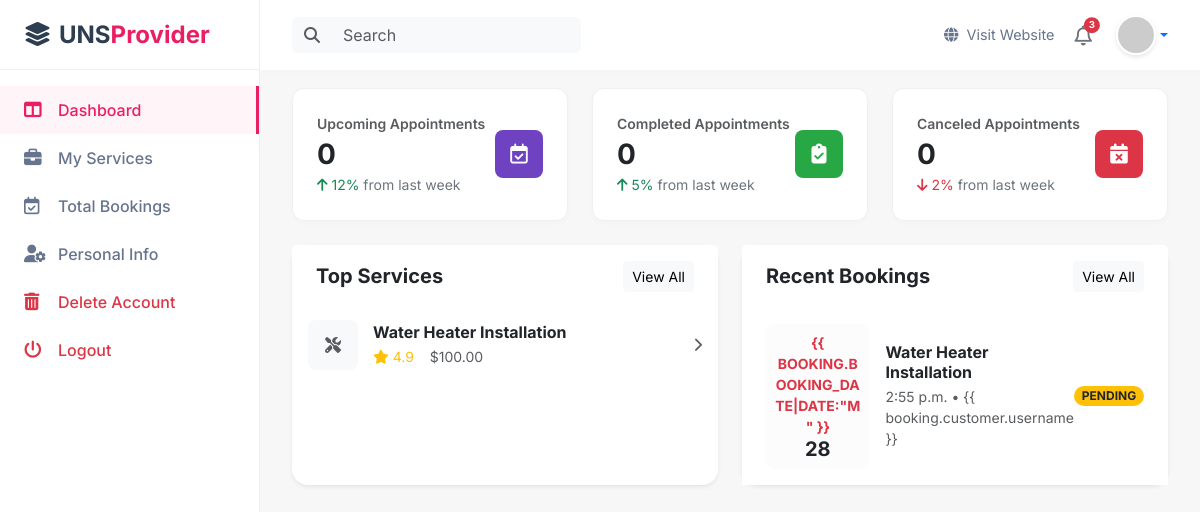
/dashboard/ (signed in), run on an earlier commit of the app's database.
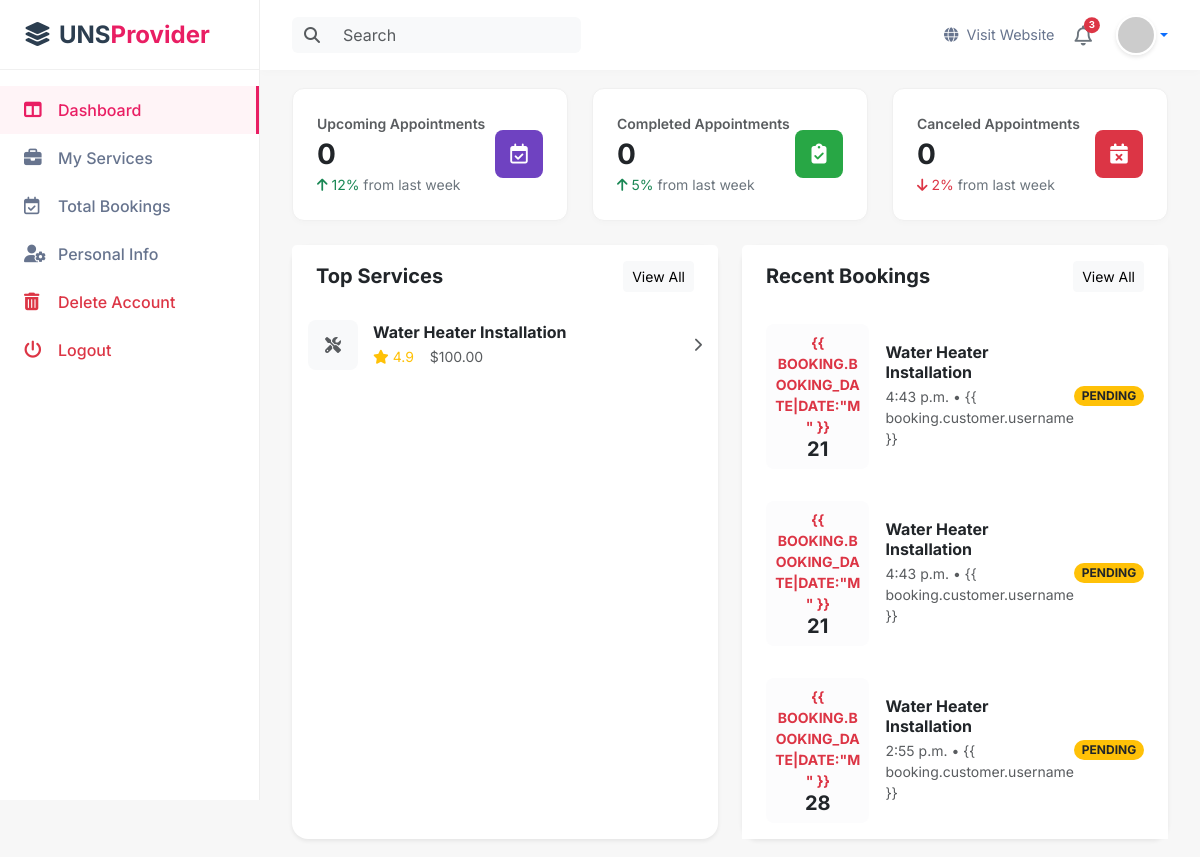
And on a later commit of the database.
### services/models.py (models this page shows, shortened)
class ProviderService(models.Model):
    provider = models.ForeignKey(ProviderProfile, on_delete=models.CASCADE, related_name="services")
    service = models.ForeignKey(Service, on_delete=models.CASCADE, related_name="provider_services")
    custom_price = models.DecimalField(max_digits=8, decimal_places=2)
    is_active = models.BooleanField(default=True)

class Service(models.Model):
    category = models.ForeignKey(ServiceType, on_delete=models.CASCADE, related_name="services")
    image = models.ImageField(upload_to="service_images/", null=True, blank=True)
    icon = models.ImageField(upload_to="service_icons/", null=True, blank=True)
    name = models.CharField(max_length=150)
    description = models.TextField()
    base_price = models.DecimalField(max_digits=8, decimal_places=2)
    estimated_duration_minutes = models.IntegerField()
    is_active = models.BooleanField(default=True)

### bookings/models.py (models this page shows, shortened)
class Booking(models.Model):
    STATUS_CHOICES = (
        ('PENDING', 'Pending'),
        ('ACCEPTED', 'Accepted'),
        ('REJECTED', 'Rejected'),
        ('COMPLETED', 'Completed'),
        ('CANCELLED', 'Cancelled'),
    )
    customer = models.ForeignKey(User, on_delete=models.CASCADE, related_name="customer_bookings")
    provider = models.ForeignKey(ProviderProfile, on_delete=models.CASCADE, related_name="provider_bookings")
    service = models.ForeignKey(Service, on_delete=models.CASCADE)
    city = models.CharField(max_length=100)
    service_address = models.TextField()
    booking_date = models.DateField()
    booking_time = models.TimeField()
    price = models.DecimalField(max_digits=8, decimal_places=2)
    status = models.CharField(max_length=20, choices=STATUS_CHOICES, default='PENDING')
    created_at = models.DateTimeField(auto_now_add=True)

### accounts/views.py (the view)
# urls.py: path('dashboard/', views.dashboard, name="dashboard"),
def dashboard(request):
    user = get_user_from_session(request)
    if not user:
        return redirect('login')
    context = {'user': user}
    if user.role == 'PROVIDER':
        try:
            profile = ProviderProfile.objects.get(user=user)
            context['profile'] = profile
            bookings = Booking.objects.filter(provider=profile)
            services = ProviderService.objects.filter(provider=profile)
            context['total_bookings'] = bookings.count()
            context['pending_bookings'] = bookings.filter(status='PENDING').count()
            context['accepted_bookings'] = bookings.filter(status='ACCEPTED').count()
            context['completed_bookings'] = bookings.filter(status='COMPLETED').count()
            context['cancelled_bookings'] = bookings.filter(status='CANCELLED').count()
            earnings = bookings.filter(status='COMPLETED').aggregate(Sum('price'))['price__sum'] or 0
            context['total_earnings'] = earnings
            context['recent_bookings'] = bookings.order_by('-created_at')[:5]
            context['provider_services'] = services[:5]
        except ProviderProfile.DoesNotExist:
            pass
    return render(request, 'accounts/dashboard.html', context)

### accounts/views.py (called while the page is built)
def get_user_from_session(request):
    user_id = request.session.get('user_id')
    if user_id:
        try:
            return User.objects.get(id=user_id)
        except User.DoesNotExist:
            return None
    return None

### accounts/templates/accounts/dashboard.html (shortened to what the changed rows need)
{% extends "accounts/provider_base.html" %}
{% load static %}
{% block content %}
<div class="row g-4">
    <div class="col-lg-6">
        <div class="card border-0 shadow-sm rounded-4 h-100">
            <div class="card-body p-0">
                {% if provider_services %}
                {% for service_obj in provider_services %}
                <div class="service-list-item">
                    {% if service_obj.service.image %}
                    <img src="{{ service_obj.service.image.url }}" class="service-img" alt="">
                    {% else %}
                    <div class="service-img bg-light d-flex align-items-center justify-content-center">
                        <i class="fa-solid fa-tools text-muted"></i>
                    </div>
                    {% endif %}
                    <div class="flex-grow-1">
                        <h6 class="mb-1 fw-bold">{{ service_obj.service.name }}</h6>
                        <div class="small text-muted">
                            <span class="text-warning me-1"><i class="fa-solid fa-star"></i> 4.9</span>
                            <span class="ms-2">${{ service_obj.custom_price }}</span>
                        </div>
                    </div>
                    <i class="fa-solid fa-chevron-right text-muted small"></i>
                </div>
                {% endfor %}
                {% else %}
                <div class="p-4 text-center text-muted">
                    No services found. <a href="#">Add Services</a>
                </div>
                {% endif %}
            </div>
        </div>
    </div>
    <div class="col-lg-6">
        <div class="card border-0 shadow-sm rounded-4 h-100">
            <div class="card-body p-0">
                <div class="list-group list-group-flush">
                    {% for booking in recent_bookings %}
                    <div class="list-group-item border-0 px-4 py-3">
                        <div class="d-flex align-items-center">
                            <div class="bg-light-subtle rounded-3 p-2 text-center me-3" style="min-width: 50px;">
                                <div class="small fw-bold text-uppercase text-danger">{{
                                    booking.booking_date|date:"M" }}</div>
                                <div class="h5 mb-0 fw-bold">{{ booking.booking_date|date:"d" }}</div>
                            </div>
                            <div class="flex-grow-1">
                                <h6 class="fw-bold mb-1">{{ booking.service.name }}</h6>
                                <div class="small text-muted">{{ booking.booking_time }} • {{
                                    booking.customer.username }}</div>
                            </div>
                            <span
                                class="badge {% if booking.status == 'PENDING' %}bg-warning text-dark{% elif booking.status == 'COMPLETED' %}bg-success{% else %}bg-secondary{% endif %} rounded-pill">
                                {{ booking.status }}
                            </span>
                        </div>
                    </div>
                    {% empty %}
                    <div class="p-4 text-center text-muted">No upcoming bookings.</div>
                    {% endfor %}
                </div>
            </div>
        </div>
    </div>
</div>
{% endblock %}

What changed in the data, as far as the page shows it:
added Booking: booking_date "21", service.name "Water Heater Installation", booking_time "4:43 p.m.", status "PENDING"
added Booking: booking_date "21", service.name "Water Heater Installation", booking_time "4:43 p.m.", status "PENDING"
